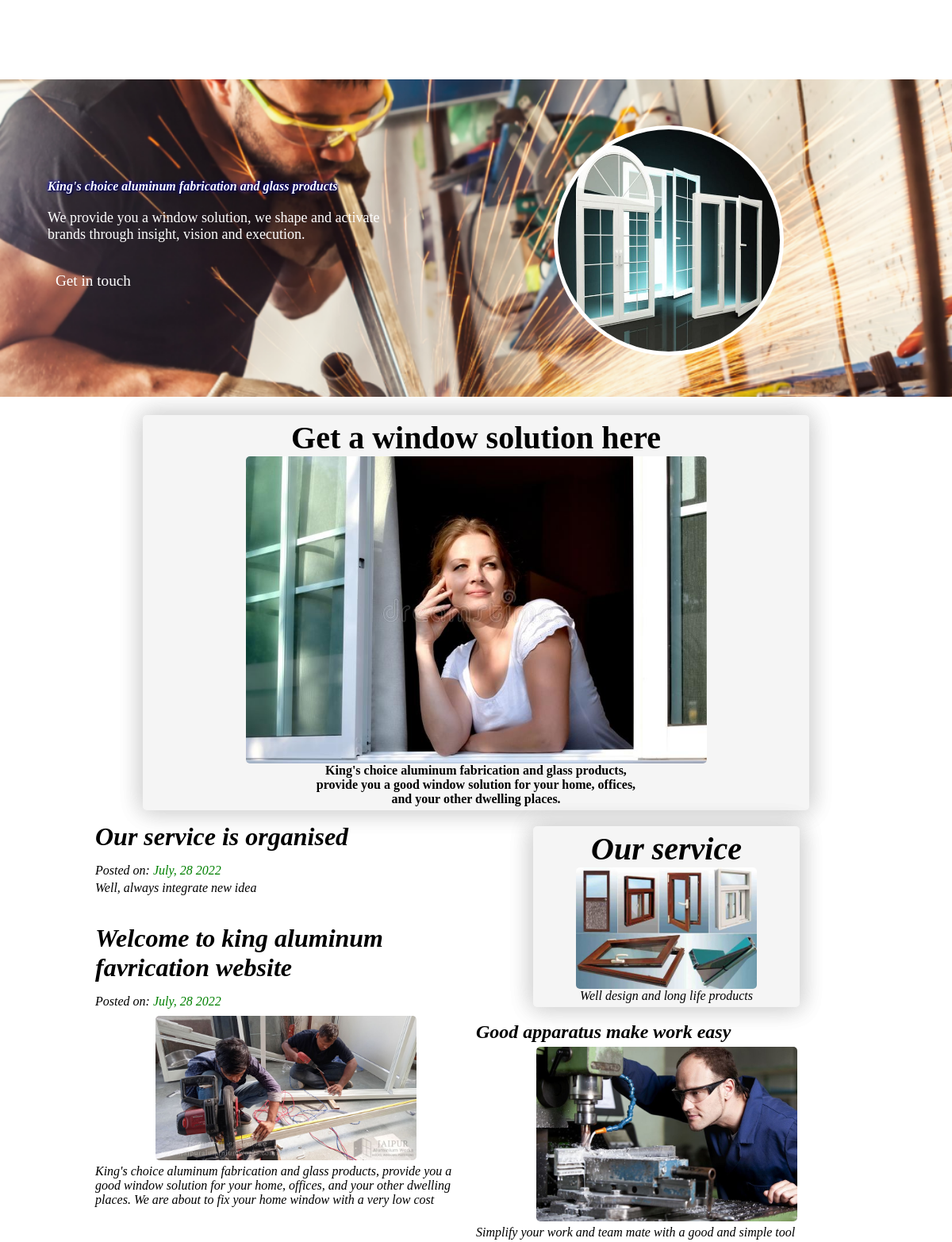
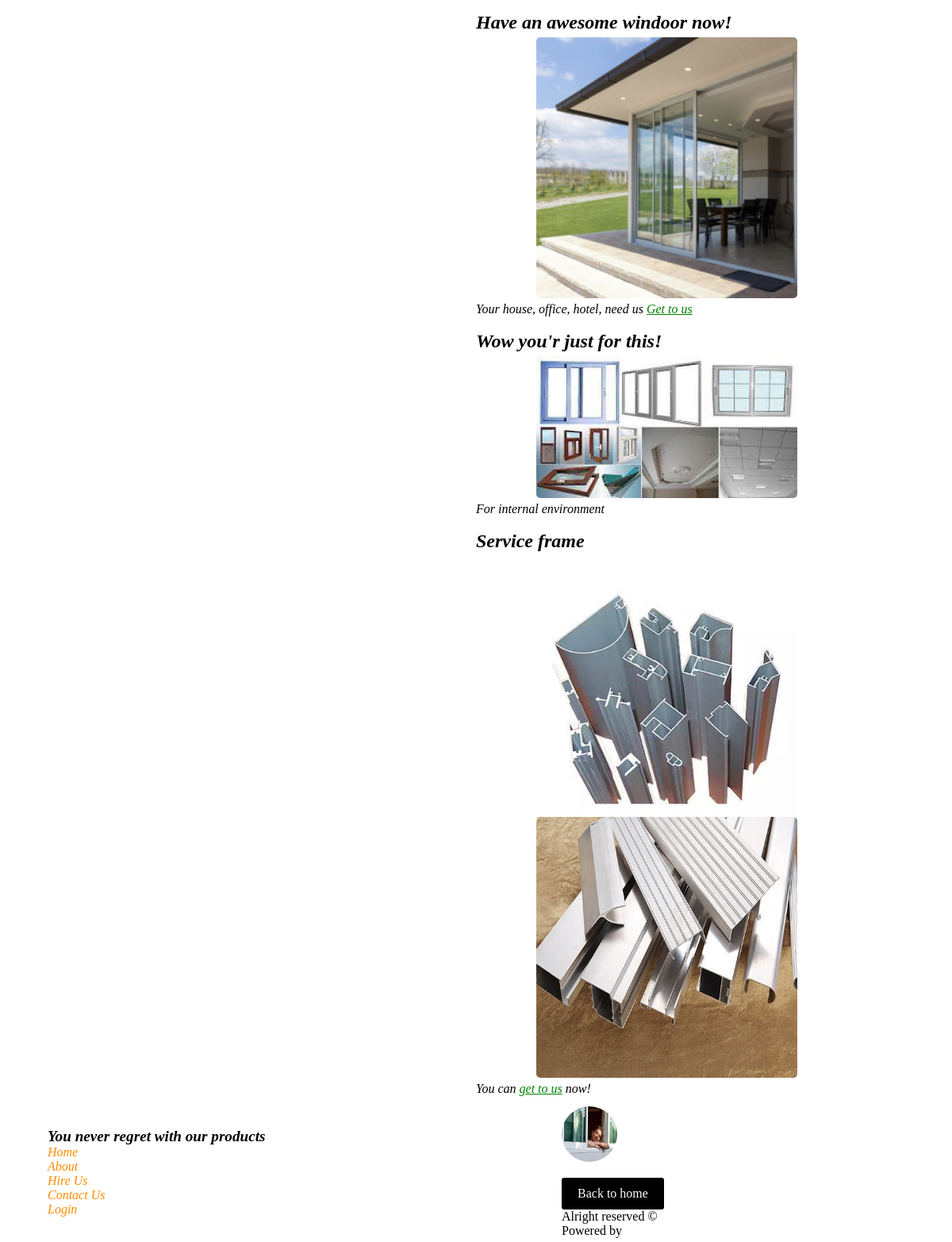
The page / on the database its author committed (2 pictures, top to bottom).
### blog/models.py (models this page shows, shortened)
class Post(models.Model):
  author = models.ForeignKey(User, on_delete=models.CASCADE)
  pub_date = models.DateTimeField(default=timezone.now)
  last_modified = models.DateTimeField(auto_now=True)
  title = models.CharField(max_length=300, blank=True, null=True)
  summary = models.TextField(blank=True, null=True)
  image = models.ImageField(blank=True, null=True, upload_to='blog_post_pic')
  image_url = models. CharField(max_length=1000000, blank=True, null=True)

### blog/views.py (the view)
# urls.py: 2. Add a URL to urlpatterns:  path('', views.home, name='home')
def home(request):
  count_1 = Message.objects.filter(is_read=False).order_by('-timestamp')
  count_2 = Comment.objects.filter(is_read=False).order_by('-timestamp')
  post_all = Post.objects.all().order_by('-pub_date')
  paginator = Paginator(post_all, 5)
  page = request.GET.get('page')
  posts = paginator.get_page(page)
  context = {
    'posts': posts,
    'count_1': count_1,
    'count_2': count_2,
  }
  return render(request, 'home.html', context)

### templates/home.html (shortened to what this page needs)
{% extends 'base.html' %}
{% load static %}
{% block main %}
<div class="main">
  <div class="main_column">
    <div class="left_main">
      <h1>King's choice aluminum fabrication and glass products</h1>
      <p>
        We provide you a window solution, we shape and activate brands through insight, vision and execution.
      </p>
      <a href="#" class="contact">Get in touch</a>
    </div>
    <div class="right_main">
      <div class="round_img">
        <img src="{% static 'aluminum-7.jpg' %}" alt="">
      </div>
    </div>
  </div>
</div>
  <br>
  <div class="highlight">
    <div class="highlight_inn">
      <h1>Get a window solution here</h1>
      <img src="{% static 'beautiful-girl-looks-out-open-window-advertising-new-windows-prestigious-summer-sunlight-woman-to-outside-look-autdoor-168182272.jpg' %}" alt="">
      <h3>King's choice aluminum fabrication and glass products, provide you a good window solution for your home, offices, and your other dwelling places.</h3>
    </div>
  </div>
  <div class="some_info">
    <div class="other">
      <div class="post_home">
        {% if posts %}
          {% for post in posts %}
            {% if post.title %}
              {% if post.title == None %}
                <a href="{% url 'post_detail' post.id %}" class="r_more">See detail</a>
                <br>
              {% else %}
                <a href="{% url 'post_detail' post.id %}" class="article">
                  <h1>{{post.title}}</h1>
                </a>
              {% endif %}
            {% else %}
              <a href="{% url 'post_detail' post.id %}" class="r_more">See detail</a>
              <br>
            {% endif %}
            <small>Posted on: <span>{{post.pub_date|date:'F, j Y'}}</span></small>
            {% if post.image_url %}
              {% if post.image_url == None %}
              {% else %}
                <div class="post_img">
                  <img src="{{post.image_url}}" alt="">
                </div>
              {% endif %}
            {% endif %}
            {% if post.summary %}
              {% if post.summary|length >= 220 %}
                <p>{{post.summary|truncatechars:200}}</p>
                <a href="{% url 'post_detail' post.id %}" class="r_more">Read more ...</a>
              {% else %}
                <p>{{post.summary}}</p>
              {% endif %}
            {% endif %}
            <br>
            <br>
          {% endfor %}
        {% else %}
        <div class="highlight">
          <div class="no_notify">
            <h4>There is no post in this website</h4>
          </div>
        </div>
        {% endif %}
        <br>
      </div>
      <div class="post_home_2">
        <div class="highlight">
          <div class="highlight_inn">
            <h1>Our service</h1>
            <img src="{% static 'Aluminum-Fabrication-of-Windows-and-Doors.jpg' %}" alt="">
            <p>Well design and long life products</p>
          </div>
        </div>
        <br>
        <h1 class="p_head">Good apparatus make work easy</h1>
        <div class="post_img">
          <img src="{% static 'expert.jpg' %}" alt="">
        </div>
        <p>Simplify your work and team mate with a good and simple tool</p>
        <br>
        <h1 class="p_head">Have an awesome windoor now!</h1>
        <div class="post_img">
          <img src="{% static 'sliding-door-300x300.jpg' %}" alt="">
        </div>
        <p>
          Your house, office, hotel, need us
          <a href="{% url 'contact_us' %}" class="update">Get to us</a></p>
        <br>
        <h1 class="p_head">Wow you'r just for this!</h1>
        <div class="post_img">
          <img src="{% static 'download.jpeg' %}" alt="">
        </div>
        <p>For internal environment</p>
        <br>
        <h1 class="p_head">Service frame</h1>
        <div class="post_img">
          <img src="{% static 'aluminium-fabrication.webp' %}" alt="">
          <img src="{% static '4-Aluminum-Fabrication.jpg' %}" alt="">
        </div>
        <p>You can <a href="{% url 'contact_us' %}" class="update">get to us</a> now!</p>
      </div>
    </div>
  </div>
{% endblock main %}

### templates/base.html (shortened to what this page needs)
{% load static %}
<!DOCTYPE html>
<html lang="en">
<head>
  <link rel="stylesheet" href="{% static 'home.css' %}">
</head>
<body>
  <div class="container">
    <div class="header">
      <div class="header_column">
        <div class="left_header">
          <h1 class="logo">
            <a href="{% url 'home' %}">Aluminum fabrication</a>
          </h1>
        </div>
        <div class="right_header">
          <a href="{% url 'home' %}">Home</a>
          <a href="{% url 'about' %}">About</a>
          <a href="{% url 'hire_us' %}">Hire Us</a>
          <a href="{% url 'contact_us' %}">Contact Us</a>
        </div>
      </div>
    </div>
    {% block main %}{% endblock main %}
    <div class="foot">
      <div class="foot_main">
        <div class="left_foot">
          <p>
            You never regret with our products
          </p>
          <a href="{% url 'home' %}">Home</a>
          <a href="{% url 'about' %}">About</a>
          <a href="{% url 'hire_us' %}">Hire Us</a>
          <a href="{% url 'contact_us' %}">Contact Us</a>
          {% if request.user.is_authenticated %}
            <a href="{% url 'new_post' %}">New post</a>
            {% if count_1.count > 0 %}
              <a href="{% url 'notification' %}">You have new notification</a>
            {% elif count_2.count > 0 %}
              <a href="{% url 'notification' %}">You have new notification</a>
            {% else %}
              <a href="{% url 'notification' %}">Notification</a>
            {% endif %}
            <a href="{% url 'change_password' %}">Change password</a>
            <a href="{% url 'logout' %}">Logout</a>
          {% else %}
            <a href="{% url 'login' %}">Login</a>
          {% endif %}
        </div>
        <div class="right_foot">
          <img src="{% static 'prestigious-summer-sunlight-woman-open-window-to-outside-woman-look-autdoor-window-beautiful-girl-looks-out-168182303.jpg' %}" alt="">
          <a href="#" class="h_link">Back to home</a>
          <p> Alright reserved &copy; {{the_year}}</p>
          <p>Powered by <a target="_blank" href="https://www.usmanmusa.tk">Usman</a></p>
        </div>
      </div>
    </div>
  </div>
</body>
</html>

### rows shown on the page
Post: title "Our service is organised", pub_date "July, 28 2022", summary "Well, always integrate new idea"
Post: title "Welcome to king aluminum favrication website", pub_date "July, 28 2022", image_url (picture), summary "King's choice aluminum fabrication and glass products, provide you a good window solution for your home, offices, and your other dwelling places. We are about to fix your home window with a very low cost"
